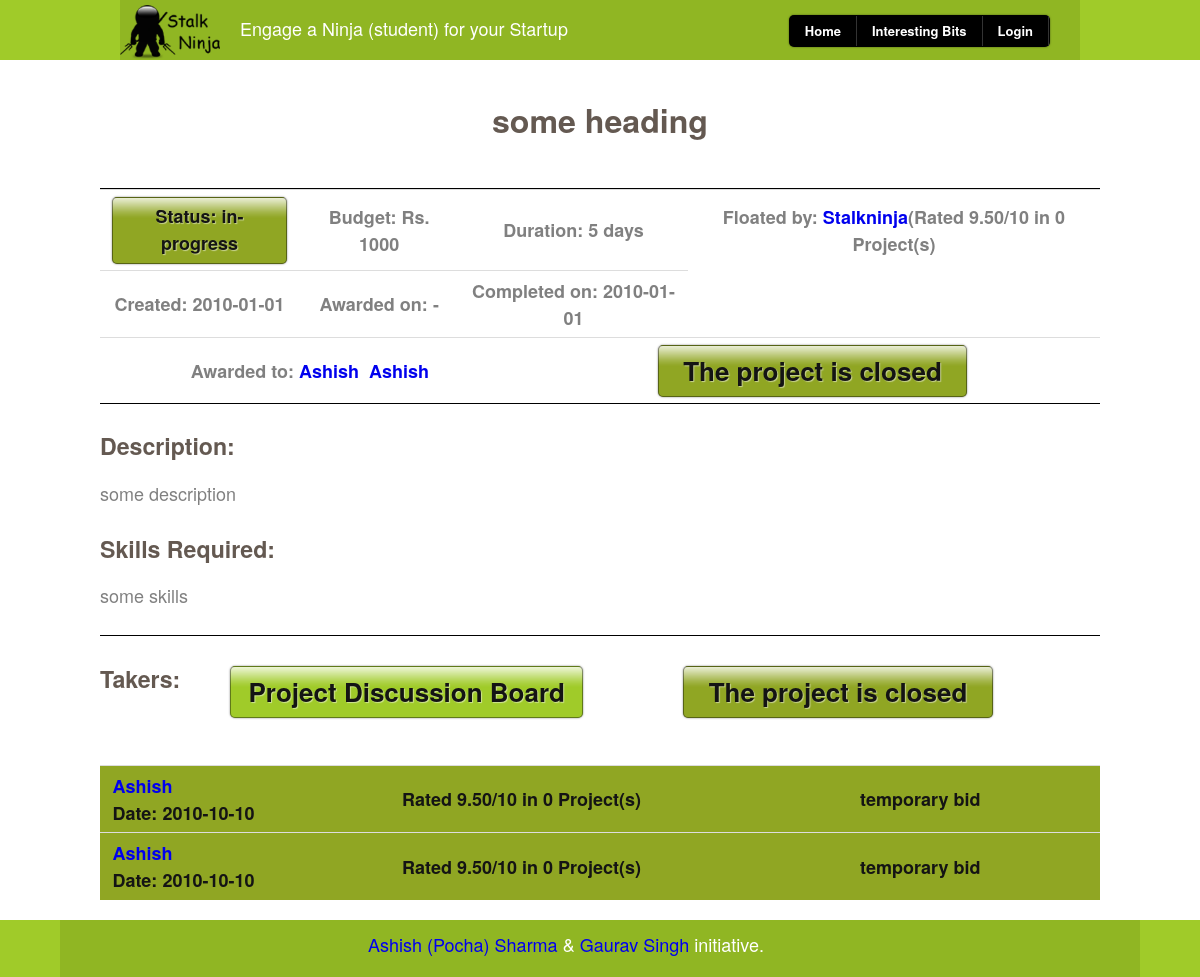
Page /project.php?id=1 on the committed database.
### tables this page shows
CREATE TABLE IF NOT EXISTS `Project` (
    Id BIGINT NOT NULL  AUTO_INCREMENT,
    Heading varchar(255) NOT NULL ,
		Status enum("open","in-progress","completed", "cancelled") NOT NULL DEFAULT 'open',
		Budget int NOT NULL,
		Duration int NOT NULL,
		StartupId BIGINT NOT NULL,
		DateCreated Date NOT NULL,
		DateAwarded Date,
		DateCompleted Date,
		Description text NOT NULL,
		Skills varchar(255) NOT NULL,
		ProgressSheet text,
		PRIMARY KEY (Id)
);

CREATE TABLE IF NOT EXISTS `Startup` (
    Id BIGINT NOT NULL  AUTO_INCREMENT,
    UserName varchar(255) NOT NULL  ,
    Password varchar(255) NOT NULL  ,
    Name varchar(255) NOT NULL  ,
		Email varchar(255) NOT NULL,
		Phone int(10) NOT NULL,
    Heading varchar(255) NOT NULL ,
    Description text NOT NULL ,
		FacebookId varchar(255) NOT NULL,
		Rating float(3,2) NOT NULL DEFAULT 0,
		RegisteredOn Date NOT NULL,
		PRIMARY KEY (Id)
);

CREATE TABLE IF NOT EXISTS `Ninja` (
    Id BIGINT NOT NULL  AUTO_INCREMENT,
    UserName varchar(255) NOT NULL  ,
    Password varchar(255) NOT NULL  ,
    Name varchar(255) NOT NULL  ,
		Email varchar(255) NOT NULL,
		Phone int(10) NOT NULL,
    Heading varchar(255) NOT NULL ,
		FacebookId varchar(255) NOT NULL,
    Description text NOT NULL ,
		Rating float(3,2) NOT NULL DEFAULT 0,
		Skills varchar(255),
		RegisteredOn Date NOT NULL,
		PRIMARY KEY (Id)
);

CREATE TABLE IF NOT EXISTS `Project_Ninja` (
    Id BIGINT NOT NULL  AUTO_INCREMENT,
		BidDate Date NOT NULL,
		ProjectId BIGINT NOT NULL,
		NinjaId BIGINT NOT NULL,
		Bid text NOT NULL,
		Status enum("open","in-progress","completed", "cancelled") NOT NULL DEFAULT 'open',
		StartupReview text,
		NinjaReview text,
		StartupRating float(3,2) NOT NULL DEFAULT 0,
		NinjaRating float(3,2) NOT NULL DEFAULT 0,
		PRIMARY KEY (Id)
);

### project.php (called while the page is built, shortened)
<?
	$result = mysql_query("SELECT * FROM Project WHERE Id=".mysql_escape_string($_GET['id'])."");
	$project = mysql_fetch_assoc($result);
	$project["Startup"] = mysql_fetch_assoc(mysql_query("SELECT * FROM Startup WHERE Id=".$project['StartupId'].""));
	$tmp = mysql_fetch_assoc(mysql_query("SELECT count(*) as count from Project WHERE StartupId=".$project['StartupId']." AND Status = 'completed'"));
	$project["Startup"]["projectCount"] = $tmp['count'];
	$has_review = false;
	$ninja = array();
	$result = mysql_query("SELECT * FROM Project_Ninja WHERE ProjectId = ".mysql_escape_string($_GET['id'])."");
	while ($line = mysql_fetch_assoc($result)){
		$line['Ninja'] = mysql_fetch_assoc(mysql_query("SELECT * FROM Ninja WHERE Id=".$line['NinjaId'].""));
		$tmp = mysql_fetch_assoc(mysql_query("SELECT count(*) as count from Project_Ninja WHERE NinjaId=".$line['NinjaId']." AND Status = 'completed'"));
		$line['Ninja']['projectCount'] = $tmp['count'];
		$ninja[] = $line;
	}
	include("smarty.php");
	$smarty->assign("project",$project);
	$smarty->assign("ninja",$ninja);
	$smarty->assign("has_review",$has_review);
	$smarty->assign("top_message","Engage a Ninja (student) for your Startup");
	$smarty->assign("tpl_name", "project.tpl");
	$smarty->display("main.tpl")
?>

### Smarty/templates_c/%%86^867^867A5001%%project.tpl.php (the view, shortened to what this page needs)
<div style="padding: 0 100px">
	<div id="student_tag" class="block" style=" border-bottom: 1px solid black;">
					<h2><?php echo $this->_tpl_vars['project']['Heading']; ?>
</h2></div>
            <div id="project_table">
                <table class="project_table" width="1000" height="75">
                    <tr>
                        <td><label class="btn <?php echo $this->_tpl_vars['project']['Status']; ?>
">Status: <?php echo $this->_tpl_vars['project']['Status']; ?>
</label></td>
                        <td><label>Budget: Rs. <?php echo $this->_tpl_vars['project']['Budget']; ?>
</label></td>
                        <td><label>Duration: <?php echo $this->_tpl_vars['project']['Duration']; ?>
 days</label></td>
                        <td><label>Floated by: <a href="startup.php?id=<?php echo $this->_tpl_vars['project']['StartupId']; ?>
"><?php echo $this->_tpl_vars['project']['Startup']['Name']; ?>
</a>(Rated <?php echo $this->_tpl_vars['project']['Startup']['Rating']; ?>
/10 in <?php echo $this->_tpl_vars['project']['Startup']['projectCount']; ?>
 Project(s)</label></td>
                    </tr>
                   <tr>
                        <td><label>Created: <?php echo $this->_tpl_vars['project']['DateCreated']; ?>
</label></td>
                        <td><label>Awarded on: <?php if ($this->_tpl_vars['project']['DateAwarded']): ?> <?php echo $this->_tpl_vars['project']['DateAwarded']; ?>
 <?php else: ?>-<?php endif; ?></label></td>
                        <td><label>Completed on: <?php if ($this->_tpl_vars['project']['DateCompleted']): ?> <?php echo $this->_tpl_vars['project']['DateCompleted']; ?>
 <?php else: ?>-<?php endif; ?></label></td>
                    </tr>
                </table>
                <table class="project_table">
                    <tr>
                        <td width="400"><label style="text-align: center;"> Awarded to: <?php $_from = $this->_tpl_vars['ninja']; if (!is_array($_from) && !is_object($_from)) { settype($_from, 'array'); }if (count($_from)):
    foreach ($_from as $this->_tpl_vars['n']):
?> <?php if ($this->_tpl_vars['n']['Status']): ?><a href="ninja.php?id=<?php echo $this->_tpl_vars['n']['NinjaId']; ?>
"><?php echo $this->_tpl_vars['n']['Ninja']['Name']; ?>
</a>&nbsp;<?php endif; ?><?php endforeach; endif; unset($_from); ?></label></td>
                        <td><label>
													<div class="btn <?php echo $this->_tpl_vars['project']['Status']; ?>
" style="font-size:26px;" align="center">&nbsp; <?php if ($this->_tpl_vars['project']['Status'] == 'open'): ?> Click to be taker <?php else: ?> The project is closed <?php endif; ?>&nbsp;</div>
													</label></td>
                    </tr>
                </table>
            </div>
            <div class="project_desc" style="text-align: left;  border-top: 1px solid black;">
                <h3> Description: </h3>
								<p><?php echo $this->_tpl_vars['project']['Description']; ?>
</p>
                <h3>Skills Required:</h3>
                <p><?php echo $this->_tpl_vars['project']['Skills']; ?>
</p>
                <div style="border-top: 1px solid black;"></div>
									<h3 style="float:left">Takers: </h3>
									<div style="padding-top: 30px">
										<div class="btn blue" style="font-size:26px; float:left; margin-left: 50px" id="discussion-board">&nbsp;Project Discussion Board&nbsp;</div>
										<div class="btn <?php echo $this->_tpl_vars['project']['Status']; ?>
" style="font-size:26px; margin-left: 100px">&nbsp; <?php if ($this->_tpl_vars['project']['Status'] == 'open'): ?> Click to be taker <?php else: ?> The project is closed <?php endif; ?>&nbsp;</div>
									</div>
								</div>
            <div class="project_desc" style="text-align: left; margin-top: 20px"><br/>
<table width="1000" height="100">
										<?php if (count($this->_tpl_vars['ninja']) == 0): ?>
											<tr><td>Currently there are no takers</td></tr>
										<?php else: ?>
										<?php $_from = $this->_tpl_vars['ninja']; if (!is_array($_from) && !is_object($_from)) { settype($_from, 'array'); }if (count($_from)):
    foreach ($_from as $this->_tpl_vars['n']):
?>
                    <tr class="<?php echo $this->_tpl_vars['n']['Status']; ?>
">
                        <td><label><a href="ninja.php?id=<?php echo $this->_tpl_vars['n']['NinjaId']; ?>
"><?php echo $this->_tpl_vars['n']['Ninja']['Name']; ?>
</a><br/>Date: <?php echo $this->_tpl_vars['n']['BidDate']; ?>
</label></td>
                        <td><label>Rated <?php echo $this->_tpl_vars['n']['Ninja']['Rating']; ?>
/10 in <?php echo $this->_tpl_vars['n']['Ninja']['projectCount']; ?>
 Project(s)</label></td>
                        <td><label><?php echo $this->_tpl_vars['n']['Bid']; ?>
</label></td>
                    </tr>
										<?php endforeach; endif; unset($_from); ?>
										<?php endif; ?>
                </table>
 					</div>
</div>

### rows in the picture
project: Heading "some heading", Status "in-progress", Budget "1000", Duration "5", DateCreated "2010-01-01", DateCompleted "2010-01-01", Description "some description", Skills "some skills"
startup: Name "Stalkninja", Rating "9.50", Phone "0"
ninja: Name "Ashish", Rating "9.50", Phone "0"
project_ninja: NinjaId.Name "Ashish", BidDate "2010-10-10", NinjaId.Rating "9.50", NinjaId.Phone "0", Bid "temporary bid"

### other values in the picture
$this->_tpl_vars['top_message'] "Engage a Ninja (student) for your Startup"
$this->_tpl_vars['n']['BidDate'] "2010-10-10"
$this->_tpl_vars['n']['Bid'] "temporary bid"
